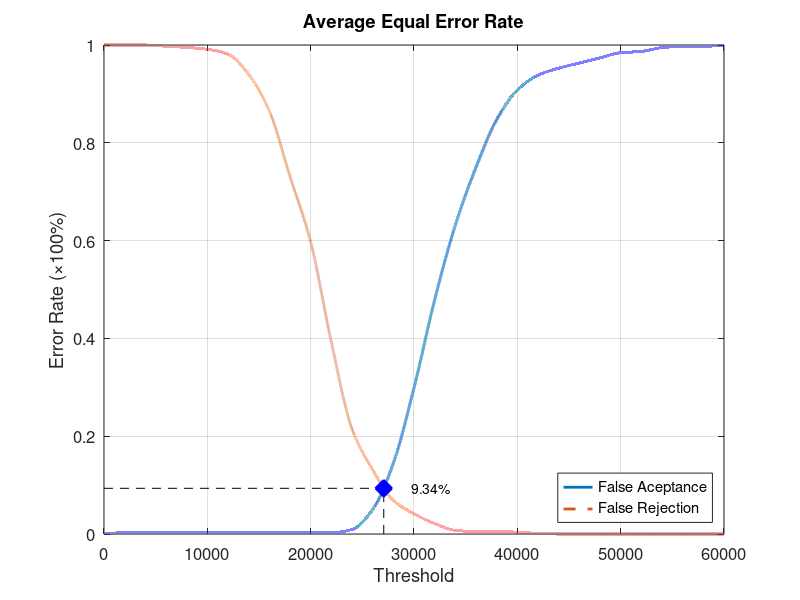
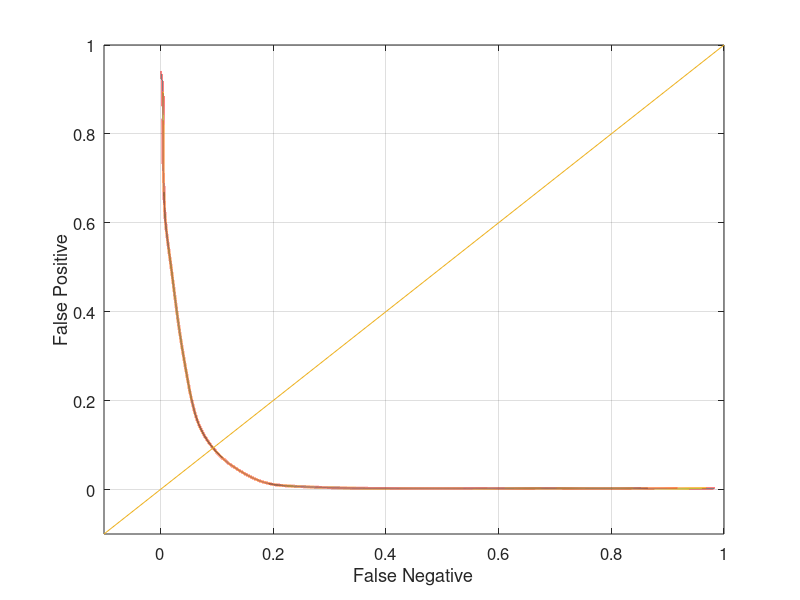

The MATLAB source for these figures, in order:
function yEER = Experiment4Average
close all;
clear;
clc;
x = 0:2000:60000;
xq = 0:0.5:60000;

y0 = [0 0.00263158 0.00263158 0.00263158 0.00263158 0.00263158 0.00263158 0.00263158 0.00263158 0.00263158 0.00263158 0.00263158 0.00921053 0.05 0.144737 0.298684 0.478947 0.631579 0.75 0.847368 0.907895 0.938158 0.952632 0.963158 0.973684 0.98421 0.986842 0.994737 0.997368 0.997368 1];
yy0 = interp1(x, y0, xq, 'pchip');
y1 = [1 1 1 0.9975 0.995 0.99125 0.98125 0.94 0.865 0.73125 0.5975 0.3925 0.215 0.13125 0.06875 0.04125 0.02125 0.0075 0.005 0.005 0.00375 0.00125 0 0 0 0 0 0 0 0 0];
yy1 = interp1(x, y1, xq, 'pchip');

% Calculating EER: 
y2 = abs(y0 - y1);
find(y2 == min(y2))
yy2 = abs(yy0 - yy1);
xEER = find(yy2 == min(yy2));
xEERIndex = xq(xEER) % X-axis EER
yEER = yy0(xEER) % Y-axis EER

main = figure
plot(xq, yy0,'-','LineWidth', 2);	hold on
plot(xq, yy1,'--','LineWidth', 2);	hold on
plot([xEERIndex xEERIndex], [0 yEER], 'k--');	hold on
plot([0 xEERIndex], [yEER yEER], 'k--');	hold on
plot(xEERIndex, yEER, 'bx', 'LineWidth', 10);	hold on
text(xEERIndex + 10 * xEERIndex / 100, yEER, [num2str(round((10000 * yEER)) / 100) '%'])
legend('False Aceptance', 'False Rejection', 'Location', 'SouthEast')
xlabel('Threshold')
ylabel('Error Rate (\times100%)')
title('Average Equal Error Rate')
set(gca, 'FontSize', 12)
axis([0 60000 0 1])
grid on

print(main, 'Experiment4AverageMain', '-dpng');
FNRxFPR = figure('Color', [1 1 1]);
plot(yy1, yy0, '-', yy1, yy0, 'LineWidth', 2);
hold on
y = -0.1:0.1:1
plot(y, y); 
set(gca, 'FontSize', 12)
xlabel('False Negative')
ylabel('False Positive')
axis([-0.1 1 -0.1 1])
set(gca, 'FontSize', 12)
grid on

print(FNRxFPR, 'Experiment4AverageFNRxFPR','-dpng');
end
